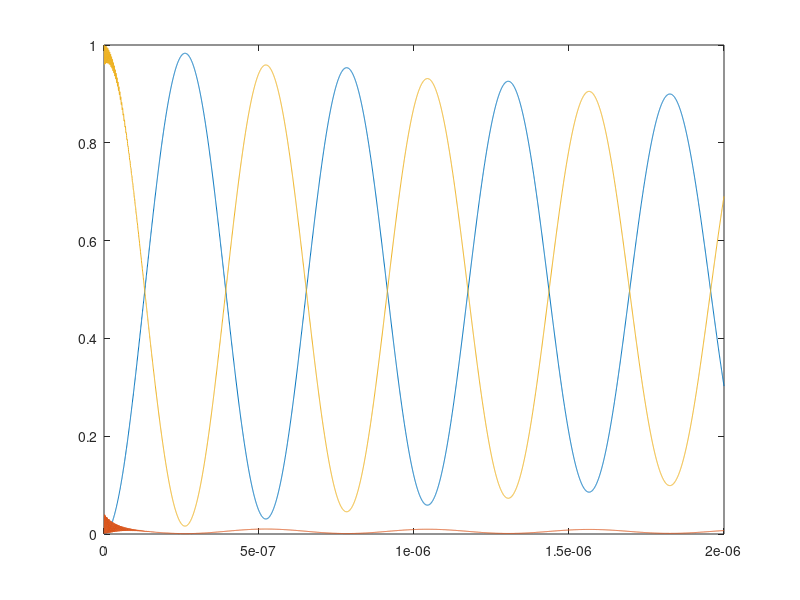

This chart was generated by the following MATLAB code:
dm780 = 1.689538049319012e-29;
dm480 = -2.40325975371874e-32;
% calculated from arc in python

epsilon_0 = 8.8541878128e-12;
hbar = 1.0545718176461565e-34;
c = 299792458;

pow480 = 500e-3;
pow780 = 150e-6;
w0480 = 30e-6;
w0780 = 100e-6;

Delta_I = 2*pi*660e6;
Gamma_I = 2*pi*6e6;

Om780 = sqrt(4*pow780/epsilon_0/c/pi/w0780^2)/hbar*dm780;
Om480 = sqrt(4*pow480/epsilon_0/c/pi/w0480^2)/hbar*dm480;

acstark = (Om780^2/Delta_I-Om480^2/Delta_I);

detdd = acstark/2;

H_three = 0.5*[-detdd Om480 0; Om480 Delta_I Om780; 0 Om780 detdd];
L_three = [0 0 0; 0 0 0; 0 sqrt(Gamma_I) 0];

stepnum = 5e3;
tend = 2e-6; dt = tend/stepnum;
rhoi = zeros(3,3); rhoi(end,end) = 1;
rho = zeros(3,3,stepnum);
prob = zeros(3,stepnum);
lindcol = L_three;
lindcolctp = ctranspose(lindcol);

H1 = H_three; H2 = H_three; H3 = H_three;
rho(:,:,1) = rhoi; prob(:,1) = abs(diag(rho(:,:,1))).^2;

for tstep = 2:stepnum
    disp(['tstep : ' num2str(tstep) '/' num2str(stepnum)]);
    
    rhob = rho(:,:,tstep-1); rhobinit = rhob;
    
    k1 = -1i*H1*rhob + 1i*rhob*H1...
        + lindcol*rhob*lindcolctp - 1/2*lindcolctp*lindcol*rhob - 1/2*rhob*lindcolctp*lindcol;
    
    rhob = rhobinit + dt/2*k1;
    
    k2 = -1i*H2*rhob + 1i*rhob*H2...
        + lindcol*rhob*lindcolctp - 1/2*lindcolctp*lindcol*rhob - 1/2*rhob*lindcolctp*lindcol;
    
    rhob = rhobinit + dt/2*k2;
    
    k3 = -1i*H2*rhob + 1i*rhob*H2...
        + lindcol*rhob*lindcolctp - 1/2*lindcolctp*lindcol*rhob - 1/2*rhob*lindcolctp*lindcol;
    
    rhob = rhobinit + dt*k3;
    
    k4 = -1i*H3*rhob + 1i*rhob*H3...
        + lindcol*rhob*lindcolctp - 1/2*lindcolctp*lindcol*rhob - 1/2*rhob*lindcolctp*lindcol;
    
    rho(:,:,tstep) = rhobinit + 1/6*dt*(k1+2*k2+2*k3+k4);
    prob(:,tstep) = abs(diag(rho(:,:,tstep)));
    
end

disp(Om780/2/pi/1e6)
disp(Om480/2/pi/1e6)

disp(Om780*Om480/Delta_I/2/pi/1e6)

figure; plot((1:stepnum)*dt,prob);


